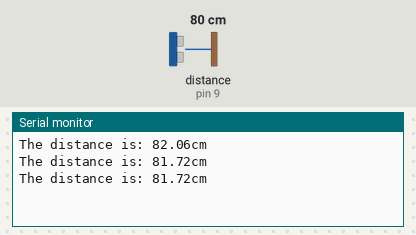
Simulated run of this sketch. Board: Arduino Uno, built with avr-gcc and run on an emulated ATmega328P. Parts: the last lines printed to the serial monitor. Wiring (inferred from the names in the program): ultrasonic range finder: trigger pin 8; echo pin 9. The test bench sets the inputs (shaded band); at power-on: distance to the obstacle (sensor on pin 9) 80 cm. The echo pulse lasts 58.3 µs per cm.

Above: at 1.3 s.
1.4 s: distance to the obstacle (sensor on pin 9) set to 2 cm
At 2.0 s:
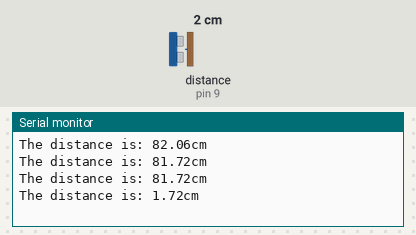
2.9 s: distance to the obstacle (sensor on pin 9) set to 4 cm
At 3.5 s:
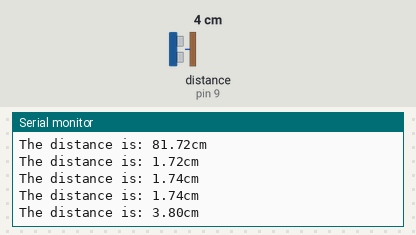
Timing chart, 0 to 5.9 s (numbered marks = the images above; inputs shaded):
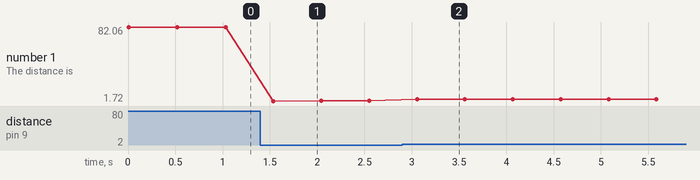

Measured:
- after the input at 1.4 s, the serial monitor: prints a new line after 0.14 s (image 1)
- after the input at 2.9 s, the serial monitor: prints a new line after 0.16 s (image 2)
- plotted number 1: 81.72 → 1.74 after the input at 1.4 s, 1.74 → 3.8 after the input at 2.9 s

The sketch:

class_4.ino
```cpp
int trigpin = 8;
int echopin = 9;
float distance;
float duration;

void setup()
{
  pinMode(trigpin,OUTPUT);
  pinMode(echopin,INPUT);
  Serial.begin(9600);
}

void loop()
{

 digitalWrite(trigpin,LOW);
 delay(5);
 digitalWrite(trigpin,HIGH);
 delayMicroseconds(10);
 digitalWrite(trigpin,LOW);
 duration = pulseIn(echopin,HIGH);
// Serial.println(duration);
 distance = (duration * 0.03518)/2;
 Serial.print("The distance is: ");
 Serial.print(distance);
 Serial.println("cm");
 delay(500);


}
```
